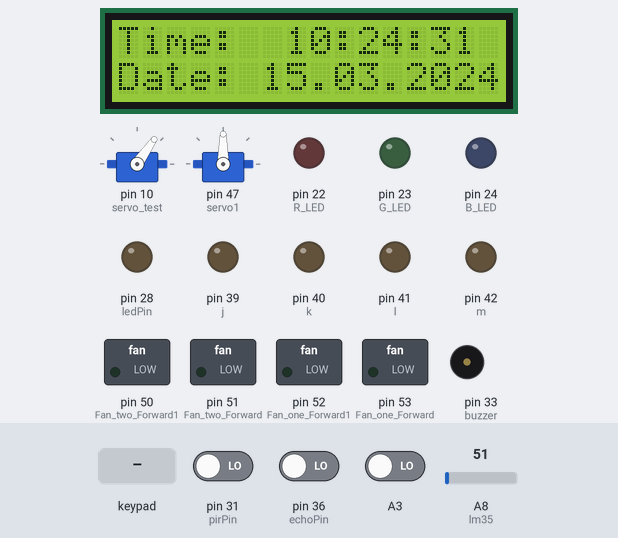
Bench run of a sketch on a simulated Arduino Mega 2560, built with avr-gcc and run on an emulated ATmega2560. Shown: 2 × servo, 16×2 character LCD, switched loads named in the sketch (green lamp = pin HIGH), output pins drawn as LEDs (lit = HIGH), buzzer (waves = sounding, pin HIGH). The test bench sets the inputs (shaded band); at power-on: A3 LOW, pin 31 (pirPin) LOW, pin 36 (echoPin) LOW, A8 (lm35) = 51. The local clock reads 2024-03-15 10:24:30 at power-on unless the sketch sets it; pins used as bus, display or sensor lines are not drawn; what the sketch prints to the serial monitor is not drawn.

Above: at 1.2 s.
1.3 s: A3 driven HIGH
At 2.6 s:
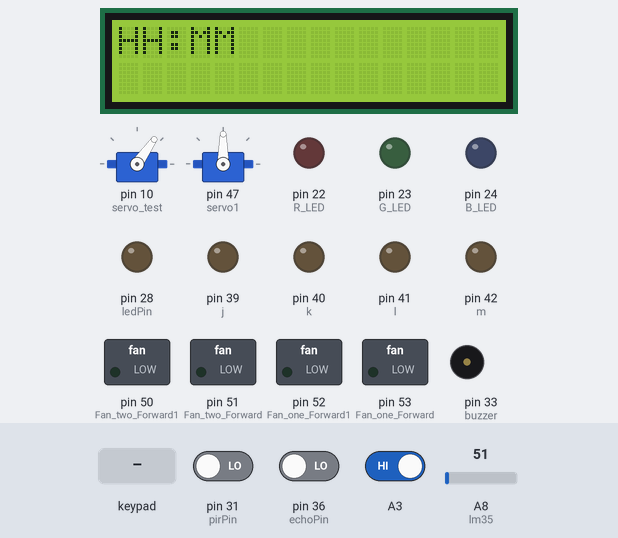
2.9 s: key '+' pressed
At 4.4 s:
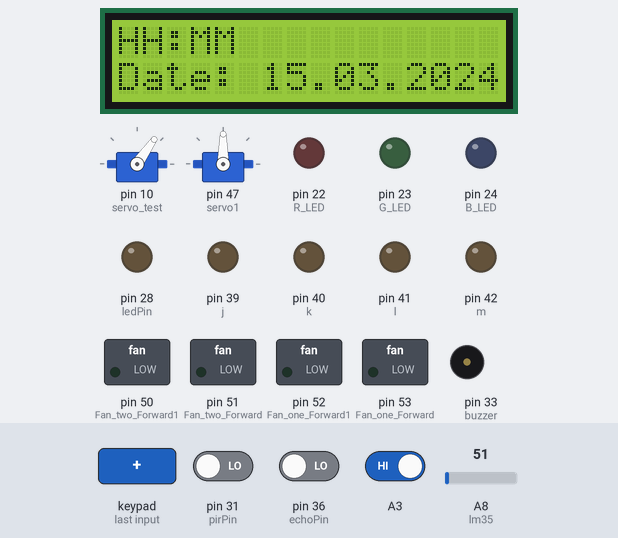
5.9 s: A3 driven LOW
8.9 s: pin 31 (pirPin) driven HIGH
At 12.0 s:
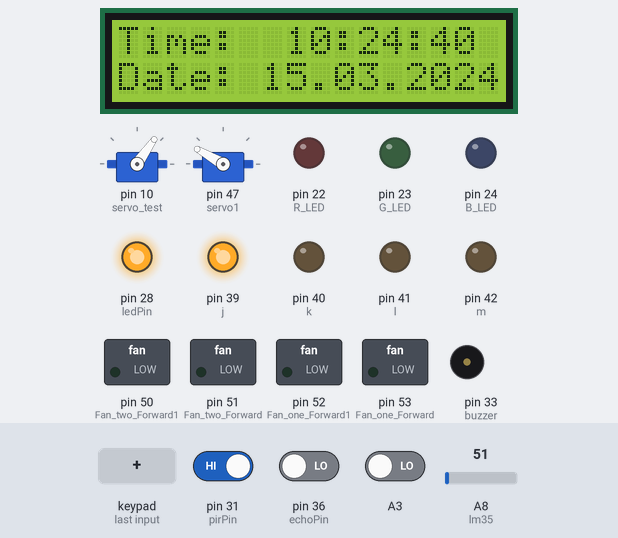
14.9 s: pin 31 (pirPin) driven LOW
17.9 s: A3 driven HIGH
At 18.1 s:
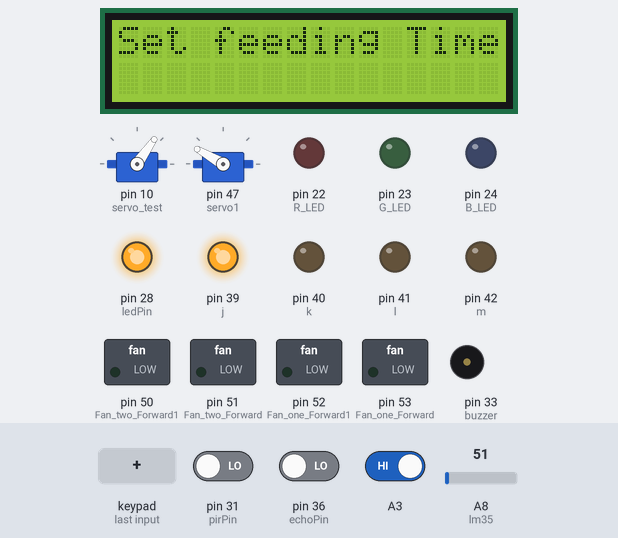
Timing chart, 0 to 20.6 s (numbered marks = the images above; inputs shaded):
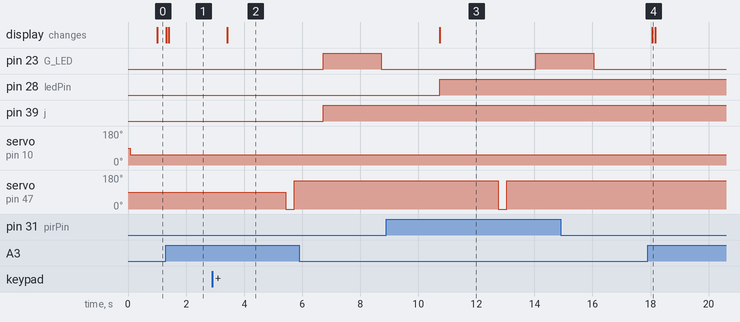

Measured:
- after the input at 1.3 s, the display: first changes at once (image 1 shows a later state)
- after the input at 2.9 s, servo on pin 47 (servo1): 90° → 0° after 2.5 s, → 150° 0.30 s later; the display: changes after 0.51 s (image 2)
- after the input at 8.9 s, pin 28 (ledPin): LOW → HIGH after 1.8 s
- after the input at 17.9 s, pin 28 (ledPin): stays HIGH (without the input it goes to LOW after 0.16 s); servo on pin 47 (servo1): stays 150° (without the input it goes to 0° after 2.2 s); the display: changes after 0.16 s (image 4)

The sketch:

Pet_Helper.ino
```cpp
#include <DS3231.h>
#include <Servo.h>
#include <LiquidCrystal.h>
#include <Keypad.h>

int R_LED = 22;
int G_LED = 23;
int B_LED = 24;

int j=39;
int k=40;
int l=41;
int m=42;

int Fan_one_Forward = 53;
int Fan_one_Forward1 = 52;
int Fan_two_Forward = 51;
int Fan_two_Forward1 = 50;

int value = 0;
int lm35 = A8;

int flag = 0;
const int buzzer = 33;

int ledPin = 28; // LED
int pirPin = 31; // PIR Out pin
int pirStat = 0; // PIR status

const int trigPin = 37;
const int echoPin = 36;
long duration;
int distance;

const byte ROWS = 4; // Four rows
const byte COLS = 4; // Three columns

// Define the Keymap

char keys[ROWS][COLS] = {

  {'7','8','9','/'},

  {'4','5','6','*'},

  {'1','2','3','-'},

  {'C','0','=','+'}

};

// Connect keypad ROW0, ROW1, ROW2 and ROW3 to these Arduino pins.

byte rowPins[ROWS] = { 2, 3, 4, 5 };

// Connect keypad COL0, COL1 and COL2 to these Arduino pins.

byte colPins[COLS] = { 6, 7, 8, 9 };

//  Create the Keypad
  Keypad kpd = Keypad( makeKeymap(keys), rowPins, colPins, ROWS, COLS );

DS3231  rtc(A4, A5);
Servo servo_test;      //initialize a servo object for the connected servo
Servo servo1;
LiquidCrystal lcd(A0, A1, A2, 11, 12, 13); // Creates an LC object. Parameters: (rs, enable, d4, d5, d6, d7)

 //int angle = 0;
// int potentio = A0;      // initialize the A0analog pin for potentiometer
 int t1, t2, t3, t4, t5, t6;


boolean feed = true; // condition for alarm

 char key;
 int r[6];

 void setup()
 {
  servo_test.attach(10);   // attach the signal pin of servo to pin9 of arduino
  servo1.attach(47);
  rtc.begin();
  lcd.begin(16,2);
  //rtc.begin();
  servo_test.write(55);
  Serial.begin(9600);
  pinMode(A0, OUTPUT);
  pinMode(A1, OUTPUT);
  pinMode(A2, OUTPUT);

   pinMode (R_LED, OUTPUT);  // declaring the LED as an output
   pinMode (B_LED, OUTPUT);
   pinMode (G_LED, OUTPUT);

   pinMode(j, OUTPUT);
   pinMode(k, OUTPUT);
   pinMode(l, OUTPUT);
   pinMode(m, OUTPUT);

   pinMode(Fan_one_Forward, OUTPUT);
   pinMode(Fan_one_Forward1, OUTPUT);
   pinMode(Fan_two_Forward, OUTPUT);
   pinMode(Fan_two_Forward1, OUTPUT);

   pinMode(buzzer, OUTPUT);

   pinMode(ledPin, OUTPUT);
   pinMode(pirPin, INPUT);

   pinMode(trigPin, OUTPUT);
   pinMode(echoPin, INPUT);

 }

  void loop()
 {

lcd.setCursor(0,0);
int buttonPress;
buttonPress = digitalRead(A3);
//lcd.print("Time:  ");

if (buttonPress==1)
 setFeedingTime();


//Serial.println(buttonPress);

 lcd.print("Time:  ");
 String t = "";
 t = rtc.getTimeStr();
 t1 = t.charAt(0)-48;
 t2 = t.charAt(1)-48;
 t3 = t.charAt(3)-48;
 t4 = t.charAt(4)-48;
 t5 = t.charAt(6)-48;
 t6 = t.charAt(7)-48;

 lcd.print(rtc.getTimeStr());
 lcd.setCursor(0,1);
 lcd.print("Date: ");
 lcd.print(rtc.getDateStr());

 if (t1==r[0] && t2==r[1] && t3==r[2] && t4==r[3]&& t5<1 && t6<3 && feed==true)
 {

  servo_test.write(100);                   //command to rotate the servo to the specified angle
   delay(400);
  servo_test.write(55);
  feed=false;
  tone(buzzer,1000); // Send 1KHz sound signal...
  delay(100);        // ...for 1 sec
  noTone(buzzer);     // Stop sound...
  delay(1000);

 }

  if(flag == 1)
  {
    motion();
    trash();
    heatingLED();
  }
 }

void setFeedingTime()
{
  feed = true;
   int i=0;

  lcd.clear();
  lcd.setCursor(0,0);
  lcd.print("Set feeding Time");
  delay(100);
  lcd.clear();
  lcd.print("HH:MM");
  lcd.setCursor(0,1);


  while(1){
    key = kpd.getKey();

    char j;

  if(key!=NO_KEY){

    lcd.setCursor(j,1);

    lcd.print(key);

    r[i] = key-48;
    i++;
    j++;

    if (j==2)
    {
      lcd.print(":"); j++;
    }
    delay(500);
  }

  if (key == '+')
  {key=0;
  flag = 1;
  break; }
  }
}


void motion()
{
  pirStat = digitalRead(pirPin);

  if (pirStat == HIGH) {            // if motion detected
    digitalWrite(ledPin, HIGH);  // turn LED ON
    Serial.println("Motion Detected");
    delay(1000);

  }
  else {
    digitalWrite(ledPin, LOW); // turn LED OFF if we have no motion
    Serial.println("No Motion Detected");
    delay(1000);
  }
}

void trash()
{
  digitalWrite(trigPin, LOW); //clear trigger pin
  delay(2);

  digitalWrite(trigPin, HIGH);
  delay(10);  // Set trigPin on HIGH state for 10 micro seconds


  digitalWrite(trigPin, LOW);

  duration = pulseIn(echoPin, HIGH); // Reads the echoPin, returns the sound wave travel time in microseconds

  distance= duration*0.034/2;

  if(distance<100)
  {
    servo1.write(0);
    delay(300);
    servo1.write(150);
    delay(1000);
  }
  /*else
  {
    servo1.detach();
  }*/

  Serial.print("Distance(cm): ");
  Serial.println(distance);
}

void heatingLED()
{
    value = analogRead(lm35);
    float millivolts = ( value / 1024.0) * 5 * 1000;
    float Temp_C = millivolts / 10;
    //float farh = (cel * 9) / 5 + 32;

    Serial.print("Temp in C: ");
    Serial.println(Temp_C);
    //Serial.print("Temp in F: ");
    //Serial.println(Temp_F);


  if ( Temp_C >= 29.0)
  {
    Serial.println("Warning: It is very hot");
    Serial.println("");
    digitalWrite(R_LED, HIGH); // Red LED on


    digitalWrite(j, LOW);
    digitalWrite(k, LOW);
    digitalWrite(l, LOW);
    digitalWrite(m, LOW);

    digitalWrite(Fan_one_Forward, HIGH);
    digitalWrite(Fan_one_Forward1, LOW);
    digitalWrite(Fan_two_Forward, HIGH);
    digitalWrite(Fan_two_Forward1, LOW);

    delay(2000);// wait for one sec
    digitalWrite(G_LED, LOW);
    digitalWrite(B_LED, LOW);
    digitalWrite(R_LED, LOW);// Red LED off

    delay(2000); // wait for one sec


  }

  else if (Temp_C >= 26.0 && Temp_C < 29.0)
  {
    Serial.println("Warning: It is hot");
    Serial.println("");
    digitalWrite(R_LED, HIGH);  // RED LED on
    digitalWrite(j, LOW);
    digitalWrite(k, LOW);
    digitalWrite(l, LOW);
    digitalWrite(m, LOW);
    digitalWrite(Fan_one_Forward, LOW);
    digitalWrite(Fan_one_Forward1, HIGH);
    digitalWrite(Fan_two_Forward, LOW);
    digitalWrite(Fan_two_Forward1, LOW);
    delay(2000);
    digitalWrite(B_LED, LOW);
    digitalWrite(G_LED, LOW);
    digitalWrite(R_LED, LOW);

    //analogWrite(Buz,0);
    delay(2000);    // wait for a sec

  }

  else if (Temp_C >= 23.0 && Temp_C < 26.0)
  {
    Serial.println("Warning: It is normal");
    Serial.println("");
    digitalWrite(G_LED, HIGH);  // GREEN LED on

    digitalWrite(j, HIGH);
    digitalWrite(k, LOW);
    digitalWrite(l, LOW);
    digitalWrite(m, LOW);
    digitalWrite(Fan_one_Forward, LOW);
    digitalWrite(Fan_one_Forward1, LOW);
    digitalWrite(Fan_two_Forward, LOW);
    digitalWrite(Fan_two_Forward1, LOW);
    delay(2000);
    digitalWrite(B_LED, LOW);
    digitalWrite(G_LED, LOW);
    digitalWrite(R_LED, LOW);

    //analogWrite(Buz,0);
    delay(2000);    // wait for a sec

  }


  else if (Temp_C >= 20.0 && Temp_C < 23.0)
  {
    Serial.println("Warning: It is very  cold ");
    Serial.println("");
    digitalWrite(B_LED, HIGH);  // BLUE LED on

    digitalWrite(j, HIGH);
    digitalWrite(k, HIGH);
    digitalWrite(l, LOW);
    digitalWrite(m, LOW);
    digitalWrite(Fan_one_Forward, LOW);
    digitalWrite(Fan_one_Forward1, LOW);
    digitalWrite(Fan_two_Forward, LOW);
    digitalWrite(Fan_two_Forward1, LOW);
    delay(2000);
    digitalWrite(B_LED, LOW);
    digitalWrite(G_LED, LOW);
    digitalWrite(R_LED, LOW);

    //analogWrite(Buz,0);
    delay(2000);    // wait for a sec

  }
  else if (Temp_C >= 17.0 && Temp_C < 20.0)
  {
   Serial.println("Warning: It is very  very cold ");
    Serial.println("");
   digitalWrite(B_LED, HIGH);  // BLUE LED on

    digitalWrite(j, HIGH);
    digitalWrite(k, HIGH);
    digitalWrite(l, HIGH);
    digitalWrite(m, LOW);
    digitalWrite(Fan_one_Forward, LOW);
    digitalWrite(Fan_one_Forward1, LOW);
    digitalWrite(Fan_two_Forward, LOW);
    digitalWrite(Fan_two_Forward1, LOW);
    delay(2000);
    digitalWrite(B_LED, LOW);
    digitalWrite(G_LED, LOW);
    digitalWrite(R_LED, LOW);

    //analogWrite(Buz,0);
    delay(2000);    // wait for a sec

  }
  else
  {
    Serial.println("Warning: It extreme cold ");
    Serial.println("");

    digitalWrite(B_LED, HIGH);
    digitalWrite(j, HIGH);
    digitalWrite(k, HIGH);
    digitalWrite(l, HIGH);
    digitalWrite(m, HIGH);
    digitalWrite(Fan_one_Forward, LOW);
    digitalWrite(Fan_one_Forward1, LOW);
    digitalWrite(Fan_two_Forward, LOW);
    digitalWrite(Fan_two_Forward1, LOW);

    delay(2000);
    digitalWrite(B_LED, LOW);
    digitalWrite(R_LED, LOW);
    digitalWrite(G_LED, LOW);
    delay(2000);


  }


   }
```
